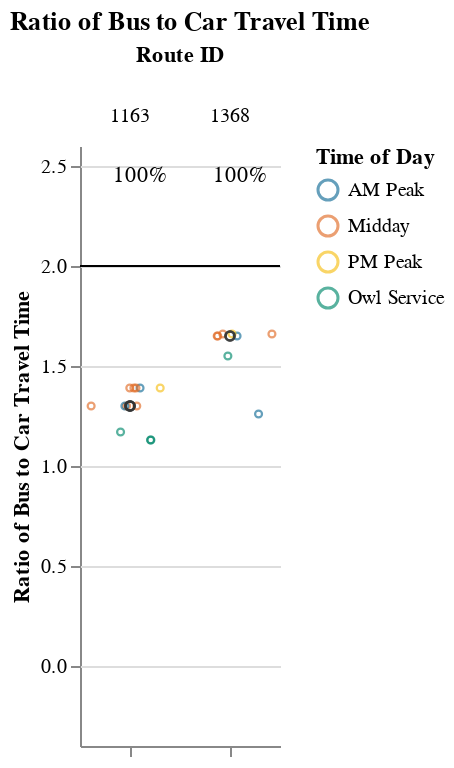
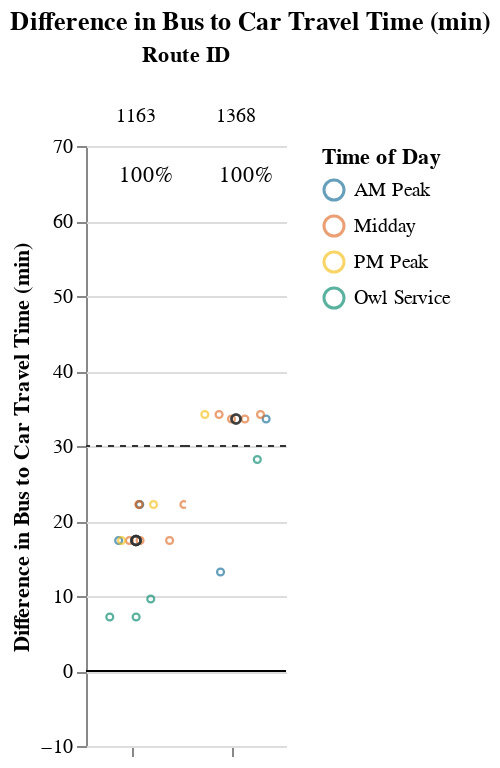

These figures' notebook cell, in order:
### Markdown cell above
### Medium Routes (1-1.5 hrs)

### Code cell
route_group = "medium"
try:
    display_charts_for_route_group(df, route_group)
except:
    print("No routes meet this criteria.")

### Figure 1 — Vega-Lite specification as saved in the notebook (floating-point values rounded to 4 significant figures)
{"config": {"view": {"continuousWidth": 400, "continuousHeight": 300, "stroke": null}, "facet": {"spacing": 0}}, "data": {"name": "data-5514eedc28bfa8a14447087f634d177f"}, "facet": {"column": {"field": "route_id", "sort": ["1163", "1368"], "title": "Route ID", "type": "nominal"}}, "spec": {"layer": [{"mark": "rule", "encoding": {"color": {"value": "black"}, "y": {"field": "cutoff", "type": "quantitative"}}, "selection": {"selector003": {"type": "interval", "bind": "scales", "encodings": ["x", "y"]}}}, {"mark": {"type": "point", "opacity": 0.65, "size": 12, "strokeWidth": 1.1}, "encoding": {"color": {"field": "time_of_day", "scale": {"range": ["#136C97", "#E16B26", "#F6BF16", "#00896B", "#7790A3", "#5B559C"]}, "sort": ["AM Peak", "Midday", "PM Peak", "Owl Service"], "title": "Time of Day", "type": "nominal"}, "tooltip": [{"field": "route_id", "type": "nominal"}, {"field": "trip_id", "type": "nominal"}, {"field": "service_hours", "type": "quantitative"}, {"field": "car_duration_hours", "type": "quantitative"}, {"field": "bus_multiplier", "type": "quantitative"}, {"field": "bus_difference", "type": "quantitative"}, {"field": "num_trips", "type": "quantitative"}, {"field": "num_competitive", "type": "quantitative"}, {"field": "pct_trips_competitive", "type": "quantitative"}, {"field": "p25", "type": "quantitative"}, {"field": "p50", "type": "quantitative"}, {"field": "p75", "type": "quantitative"}], "x": {"axis": {"grid": false, "labels": false, "ticks": true, "values": [0]}, "field": "jitter", "scale": {}, "title": null, "type": "quantitative"}, "y": {"field": "bus_multiplier", "scale": {"domain": [-0.25, 2.5]}, "title": "Ratio of Bus to Car Travel Time", "type": "quantitative"}}, "transform": [{"calculate": "sqrt(-2*log(random()))*cos(2*PI*random())", "as": "jitter"}], "width": 50}, {"layer": [{"mark": {"type": "point", "opacity": 0.6, "size": 20, "strokeWidth": 1.3}, "encoding": {"color": {"value": "#323434"}, "y": {"field": "bus_multiplier", "type": "quantitative"}}, "transform": [{"filter": "(datum.p50_trip === 1)"}]}, {"mark": {"type": "text", "align": "center", "baseline": "middle"}, "encoding": {"color": {"value": "black"}, "text": {"field": "pct_trips_competitive", "format": ".0%", "type": "quantitative"}, "tooltip": [{"field": "route_id", "type": "nominal"}, {"field": "trip_id", "type": "nominal"}, {"field": "service_hours", "type": "quantitative"}, {"field": "car_duration_hours", "type": "quantitative"}, {"field": "bus_multiplier", "type": "quantitative"}, {"field": "bus_difference", "type": "quantitative"}, {"field": "num_trips", "type": "quantitative"}, {"field": "num_competitive", "type": "quantitative"}, {"field": "pct_trips_competitive", "type": "quantitative"}, {"field": "p25", "type": "quantitative"}, {"field": "p50", "type": "quantitative"}, {"field": "p75", "type": "quantitative"}], "x": {"value": 30}, "y": {"value": 15}}, "transform": [{"calculate": "sqrt(-2*log(random()))*cos(2*PI*random())", "as": "jitter"}, {"filter": "(datum.fastest_trip === 1)"}]}]}]}, "resolve": {"scale": {"y": "shared"}}, "title": "Ratio of Bus to Car Travel Time", "$schema": "https://vega.github.io/schema/vega-lite/v4.17.0.json", "datasets": {"data-5514eedc28bfa8a14447087f634d177f": [{"calitp_itp_id": 146, "trip_key": 5211490308251541962, "trip_id": "t_2002771_b_33402_tn_0", "shape_id": "p_3036", "route_id": "1163", "service_hours": 1.08, "trip_first_departure_ts": 75600, "trip_last_arrival_ts": 79500, "departure_hour": 21, "time_of_day": "Owl Service", "p25": 1.25, "p50": 1.25, "p75": 1.33, "p50_trip": 0, "fastest_trip": 1, "car_duration_hours": 0.96, "competitive_route": 1, "bus_multiplier": 1.13, "bus_difference": 7.2, "num_trips": 13, "num_competitive": 13, "pct_trips_competitive": 1.0, "bus_difference_spread": 15.0, "route_group": "medium", "max_trip_hrs": 1.33, "max_trip_route_group": 1.45, "name": "Kern County", "caltrans_district": "06 - Fresno", "drmt_organization_name": null, "cutoff2": 30, "cutoff": 2}, {"calitp_itp_id": 146, "trip_key": 6782577905836505620, "trip_id": "t_2002770_b_33402_tn_0", "shape_id": "p_3036", "route_id": "1163", "service_hours": 1.08, "trip_first_departure_ts": 72000, "trip_last_arrival_ts": 75900, "departure_hour": 20, "time_of_day": "Owl Service", "p25": 1.25, "p50": 1.25, "p75": 1.33, "p50_trip": 0, "fastest_trip": 0, "car_duration_hours": 0.96, "competitive_route": 1, "bus_multiplier": 1.13, "bus_difference": 7.2, "num_trips": 13, "num_competitive": 13, "pct_trips_competitive": 1.0, "bus_difference_spread": 15.0, "route_group": "medium", "max_trip_hrs": 1.33, "max_trip_route_group": 1.45, "name": "Kern County", "caltrans_district": "06 - Fresno", "drmt_organization_name": null, "cutoff2": 30, "cutoff": 2}, {"calitp_itp_id": 146, "trip_key": -6591421217914379953, "trip_id": "t_559714_b_33402_tn_0", "shape_id": "p_3013", "route_id": "1163", "service_hours": 1.12, "trip_first_departure_ts": 21000, "trip_last_arrival_ts": 25020, "departure_hour": 5, "time_of_day": "Owl Service", "p25": 1.25, "p50": 1.25, "p75": 1.33, "p50_trip": 0, "fastest_trip": 0, "car_duration_hours": 0.96, "competitive_route": 1, "bus_multiplier": 1.17, "bus_difference": 9.6, "num_trips": 13, "num_competitive": 13, "pct_trips_competitive": 1.0, "bus_difference_spread": 15.0, "route_group": "medium", "max_trip_hrs": 1.33, "max_trip_route_group": 1.45, "name": "Kern County", "caltrans_district": "06 - Fresno", "drmt_organization_name": null, "cutoff2": 30, "cutoff": 2}, {"calitp_itp_id": 146, "trip_key": 4295720859202590599, "trip_id": "t_2002779_b_33402_tn_0", "shape_id": "p_3034", "route_id": "1163", "service_hours": 1.25, "trip_first_departure_ts": 39600, "trip_last_arrival_ts": 44100, "departure_hour": 11, "time_of_day": "Midday", "p25": 1.25, "p50": 1.25, "p75": 1.33, "p50_trip": 1, "fastest_trip": 0, "car_duration_hours": 0.96, "competitive_route": 1, "bus_multiplier": 1.3, "bus_difference": 17.4, "num_trips": 13, "num_competitive": 13, "pct_trips_competitive": 1.0, "bus_difference_spread": 15.0, "route_group": "medium", "max_trip_hrs": 1.33, "max_trip_route_group": 1.45, "name": "Kern County", "caltrans_district": "06 - Fresno", "drmt_organization_name": null, "cutoff2": 30, "cutoff": 2}, {"calitp_itp_id": 146, "trip_key": 1567663730242643159, "trip_id": "t_2002778_b_33402_tn_0", "shape_id": "p_3034", "route_id": "1163", "service_hours": 1.25, "trip_first_departure_ts": 26400, "trip_last_arrival_ts": 30900, "departure_hour": 7, "time_of_day": "AM Peak", "p25": 1.25, "p50": 1.25, "p75": 1.33, "p50_trip": 1, "fastest_trip": 0, "car_duration_hours": 0.96, "competitive_route": 1, "bus_multiplier": 1.3, "bus_difference": 17.4, "num_trips": 13, "num_competitive": 13, "pct_trips_competitive": 1.0, "bus_difference_spread": 15.0, "route_group": "medium", "max_trip_hrs": 1.33, "max_trip_route_group": 1.45, "name": "Kern County", "caltrans_district": "06 - Fresno", "drmt_organization_name": null, "cutoff2": 30, "cutoff": 2}, {"calitp_itp_id": 146, "trip_key": 8162709824957433861, "trip_id": "t_2002776_b_33402_tn_0", "shape_id": "p_3034", "route_id": "1163", "service_hours": 1.25, "trip_first_departure_ts": 60300, "trip_last_arrival_ts": 64800, "departure_hour": 16, "time_of_day": "Midday", "p25": 1.25, "p50": 1.25, "p75": 1.33, "p50_trip": 1, "fastest_trip": 0, "car_duration_hours": 0.96, "competitive_route": 1, "bus_multiplier": 1.3, "bus_difference": 17.4, "num_trips": 13, "num_competitive": 13, "pct_trips_competitive": 1.0, "bus_difference_spread": 15.0, "route_group": "medium", "max_trip_hrs": 1.33, "max_trip_route_group": 1.45, "name": "Kern County", "caltrans_district": "06 - Fresno", "drmt_organization_name": null, "cutoff2": 30, "cutoff": 2}, {"calitp_itp_id": 146, "trip_key": 6060769906077123396, "trip_id": "t_2002772_b_33402_tn_0", "shape_id": "p_3034", "route_id": "1163", "service_hours": 1.25, "trip_first_departure_ts": 53700, "trip_last_arrival_ts": 58200, "departure_hour": 14, "time_of_day": "Midday", "p25": 1.25, "p50": 1.25, "p75": 1.33, "p50_trip": 1, "fastest_trip": 0, "car_duration_hours": 0.96, "competitive_route": 1, "bus_multiplier": 1.3, "bus_difference": 17.4, "num_trips": 13, "num_competitive": 13, "pct_trips_competitive": 1.0, "bus_difference_spread": 15.0, "route_group": "medium", "max_trip_hrs": 1.33, "max_trip_route_group": 1.45, "name": "Kern County", "caltrans_district": "06 - Fresno", "drmt_organization_name": null, "cutoff2": 30, "cutoff": 2}, {"calitp_itp_id": 146, "trip_key": 3260627009146915986, "trip_id": "t_2002787_b_33402_tn_0", "shape_id": "p_3034", "route_id": "1163", "service_hours": 1.25, "trip_first_departure_ts": 65700, "trip_last_arrival_ts": 70200, "departure_hour": 18, "time_of_day": "PM Peak", "p25": 1.25, "p50": 1.25, "p75": 1.33, "p50_trip": 1, "fastest_trip": 0, "car_duration_hours": 0.96, "competitive_route": 1, "bus_multiplier": 1.3, "bus_difference": 17.4, "num_trips": 13, "num_competitive": 13, "pct_trips_competitive": 1.0, "bus_difference_spread": 15.0, "route_group": "medium", "max_trip_hrs": 1.33, "max_trip_route_group": 1.45, "name": "Kern County", "caltrans_district": "06 - Fresno", "drmt_organization_name": null, "cutoff2": 30, "cutoff": 2}, {"calitp_itp_id": 146, "trip_key": 5015425223725740371, "trip_id": "t_2002775_b_33402_tn_0", "shape_id": "p_3013", "route_id": "1163", "service_hours": 1.33, "trip_first_departure_ts": 54000, "trip_last_arrival_ts": 58800, "departure_hour": 15, "time_of_day": "Midday", "p25": 1.25, "p50": 1.25, "p75": 1.33, "p50_trip": 0, "fastest_trip": 0, "car_duration_hours": 0.96, "competitive_route": 1, "bus_multiplier": 1.39, "bus_difference": 22.2, "num_trips": 13, "num_competitive": 13, "pct_trips_competitive": 1.0, "bus_difference_spread": 15.0, "route_group": "medium", "max_trip_hrs": 1.33, "max_trip_route_group": 1.45, "name": "Kern County", "caltrans_district": "06 - Fresno", "drmt_organization_name": null, "cutoff2": 30, "cutoff": 2}, {"calitp_itp_id": 146, "trip_key": -7388566199753428065, "trip_id": "t_2002807_b_33402_tn_0", "shape_id": "p_3013", "route_id": "1163", "service_hours": 1.33, "trip_first_departure_ts": 34200, "trip_last_arrival_ts": 39000, "departure_hour": 9, "time_of_day": "AM Peak", "p25": 1.25, "p50": 1.25, "p75": 1.33, "p50_trip": 0, "fastest_trip": 0, "car_duration_hours": 0.96, "competitive_route": 1, "bus_multiplier": 1.39, "bus_difference": 22.2, "num_trips": 13, "num_competitive": 13, "pct_trips_competitive": 1.0, "bus_difference_spread": 15.0, "route_group": "medium", "max_trip_hrs": 1.33, "max_trip_route_group": 1.45, "name": "Kern County", "caltrans_district": "06 - Fresno", "drmt_organization_name": null, "cutoff2": 30, "cutoff": 2}, {"calitp_itp_id": 146, "trip_key": 1987559820588106096, "trip_id": "t_2002777_b_33402_tn_0", "shape_id": "p_3013", "route_id": "1163", "service_hours": 1.33, "trip_first_departure_ts": 66600, "trip_last_arrival_ts": 71400, "departure_hour": 18, "time_of_day": "PM Peak", "p25": 1.25, "p50": 1.25, "p75": 1.33, "p50_trip": 0, "fastest_trip": 0, "car_duration_hours": 0.96, "competitive_route": 1, "bus_multiplier": 1.39, "bus_difference": 22.2, "num_trips": 13, "num_competitive": 13, "pct_trips_competitive": 1.0, "bus_difference_spread": 15.0, "route_group": "medium", "max_trip_hrs": 1.33, "max_trip_route_group": 1.45, "name": "Kern County", "caltrans_district": "06 - Fresno", "drmt_organization_name": null, "cutoff2": 30, "cutoff": 2}, {"calitp_itp_id": 146, "trip_key": -1052382042662736337, "trip_id": "t_559741_b_33402_tn_0", "shape_id": "p_3013", "route_id": "1163", "service_hours": 1.33, "trip_first_departure_ts": 59400, "trip_last_arrival_ts": 64200, "departure_hour": 16, "time_of_day": "Midday", "p25": 1.25, "p50": 1.25, "p75": 1.33, "p50_trip": 0, "fastest_trip": 0, "car_duration_hours": 0.96, "competitive_route": 1, "bus_multiplier": 1.39, "bus_difference": 22.2, "num_trips": 13, "num_competitive": 13, "pct_trips_competitive": 1.0, "bus_difference_spread": 15.0, "route_group": "medium", "max_trip_hrs": 1.33, "max_trip_route_group": 1.45, "name": "Kern County", "caltrans_district": "06 - Fresno", "drmt_organization_name": null, "cutoff2": 30, "cutoff": 2}, {"calitp_itp_id": 146, "trip_key": 1418610618519928346, "trip_id": "t_559598_b_33402_tn_0", "shape_id": "p_3013", "route_id": "1163", "service_hours": 1.33, "trip_first_departure_ts": 46800, "trip_last_arrival_ts": 51600, "departure_hour": 13, "time_of_day": "Midday", "p25": 1.25, "p50": 1.25, "p75": 1.33, "p50_trip": 0, "fastest_trip": 0, "car_duration_hours": 0.96, "competitive_route": 1, "bus_multiplier": 1.39, "bus_difference": 22.2, "num_trips": 13, "num_competitive": 13, "pct_trips_competitive": 1.0, "bus_difference_spread": 15.0, "route_group": "medium", "max_trip_hrs": 1.33, "max_trip_route_group": 1.45, "name": "Kern County", "caltrans_district": "06 - Fresno", "drmt_organization_name": null, "cutoff2": 30, "cutoff": 2}, {"calitp_itp_id": 146, "trip_key": 6856244579133650254, "trip_id": "t_1000771_b_33402_tn_0", "shape_id": "p_3017", "route_id": "1368", "service_hours": 1.08, "trip_first_departure_ts": 27600, "trip_last_arrival_ts": 31500, "departure_hour": 7, "time_of_day": "AM Peak", "p25": 1.397, "p50": 1.42, "p75": 1.43, "p50_trip": 0, "fastest_trip": 1, "car_duration_hours": 0.86, "competitive_route": 1, "bus_multiplier": 1.26, "bus_difference": 13.2, "num_trips": 8, "num_competitive": 8, "pct_trips_competitive": 1.0, "bus_difference_spread": 21.0, "route_group": "medium", "max_trip_hrs": 1.43, "max_trip_route_group": 1.45, "name": "Kern County", "caltrans_district": "06 - Fresno", "drmt_organization_name": null, "cutoff2": 30, "cutoff": 2}, {"calitp_itp_id": 146, "trip_key": -534718886449455652, "trip_id": "t_1000772_b_33402_tn_0", "shape_id": "p_899217", "route_id": "1368", "service_hours": 1.33, "trip_first_departure_ts": 21600, "trip_last_arrival_ts": 26400, "departure_hour": 6, "time_of_day": "Owl Service", "p25": 1.397, "p50": 1.42, "p75": 1.43, "p50_trip": 0, "fastest_trip": 0, "car_duration_hours": 0.86, "competitive_route": 1, "bus_multiplier": 1.55, "bus_difference": 28.2, "num_trips": 8, "num_competitive": 8, "pct_trips_competitive": 1.0, "bus_difference_spread": 21.0, "route_group": "medium", "max_trip_hrs": 1.43, "max_trip_route_group": 1.45, "name": "Kern County", "caltrans_district": "06 - Fresno", "drmt_organization_name": null, "cutoff2": 30, "cutoff": 2}, {"calitp_itp_id": 146, "trip_key": 1139510109855465168, "trip_id": "t_1000770_b_33402_tn_0", "shape_id": "p_3079", "route_id": "1368", "service_hours": 1.42, "trip_first_departure_ts": 35100, "trip_last_arrival_ts": 40200, "departure_hour": 9, "time_of_day": "AM Peak", "p25": 1.397, "p50": 1.42, "p75": 1.43, "p50_trip": 1, "fastest_trip": 0, "car_duration_hours": 0.86, "competitive_route": 1, "bus_multiplier": 1.65, "bus_difference": 33.6, "num_trips": 8, "num_competitive": 8, "pct_trips_competitive": 1.0, "bus_difference_spread": 21.0, "route_group": "medium", "max_trip_hrs": 1.43, "max_trip_route_group": 1.45, "name": "Kern County", "caltrans_district": "06 - Fresno", "drmt_organization_name": null, "cutoff2": 30, "cutoff": 2}, {"calitp_itp_id": 146, "trip_key": 2119666496098928337, "trip_id": "t_1000773_b_33402_tn_0", "shape_id": "p_3079", "route_id": "1368", "service_hours": 1.42, "trip_first_departure_ts": 42300, "trip_last_arrival_ts": 47400, "departure_hour": 11, "time_of_day": "Midday", "p25": 1.397, "p50": 1.42, "p75": 1.43, "p50_trip": 1, "fastest_trip": 0, "car_duration_hours": 0.86, "competitive_route": 1, "bus_multiplier": 1.65, "bus_difference": 33.6, "num_trips": 8, "num_competitive": 8, "pct_trips_competitive": 1.0, "bus_difference_spread": 21.0, "route_group": "medium", "max_trip_hrs": 1.43, "max_trip_route_group": 1.45, "name": "Kern County", "caltrans_district": "06 - Fresno", "drmt_organization_name": null, "cutoff2": 30, "cutoff": 2}, {"calitp_itp_id": 146, "trip_key": 5438637202440934147, "trip_id": "t_1000767_b_33402_tn_0", "shape_id": "p_3079", "route_id": "1368", "service_hours": 1.42, "trip_first_departure_ts": 57900, "trip_last_arrival_ts": 63000, "departure_hour": 16, "time_of_day": "Midday", "p25": 1.397, "p50": 1.42, "p75": 1.43, "p50_trip": 1, "fastest_trip": 0, "car_duration_hours": 0.86, "competitive_route": 1, "bus_multiplier": 1.65, "bus_difference": 33.6, "num_trips": 8, "num_competitive": 8, "pct_trips_competitive": 1.0, "bus_difference_spread": 21.0, "route_group": "medium", "max_trip_hrs": 1.43, "max_trip_route_group": 1.45, "name": "Kern County", "caltrans_district": "06 - Fresno", "drmt_organization_name": null, "cutoff2": 30, "cutoff": 2}, {"calitp_itp_id": 146, "trip_key": -6187649095625325395, "trip_id": "t_1000769_b_33402_tn_0", "shape_id": "p_3019", "route_id": "1368", "service_hours": 1.43, "trip_first_departure_ts": 48600, "trip_last_arrival_ts": 53760, "departure_hour": 13, "time_of_day": "Midday", "p25": 1.397, "p50": 1.42, "p75": 1.43, "p50_trip": 0, "fastest_trip": 0, "car_duration_hours": 0.86, "competitive_route": 1, "bus_multiplier": 1.66, "bus_difference": 34.2, "num_trips": 8, "num_competitive": 8, "pct_trips_competitive": 1.0, "bus_difference_spread": 21.0, "route_group": "medium", "max_trip_hrs": 1.43, "max_trip_route_group": 1.45, "name": "Kern County", "caltrans_district": "06 - Fresno", "drmt_organization_name": null, "cutoff2": 30, "cutoff": 2}, {"calitp_itp_id": 146, "trip_key": 2078968315892729280, "trip_id": "t_1000768_b_33402_tn_0", "shape_id": "p_3019", "route_id": "1368", "service_hours": 1.43, "trip_first_departure_ts": 42360, "trip_last_arrival_ts": 47520, "departure_hour": 11, "time_of_day": "Midday", "p25": 1.397, "p50": 1.42, "p75": 1.43, "p50_trip": 0, "fastest_trip": 0, "car_duration_hours": 0.86, "competitive_route": 1, "bus_multiplier": 1.66, "bus_difference": 34.2, "num_trips": 8, "num_competitive": 8, "pct_trips_competitive": 1.0, "bus_difference_spread": 21.0, "route_group": "medium", "max_trip_hrs": 1.43, "max_trip_route_group": 1.45, "name": "Kern County", "caltrans_district": "06 - Fresno", "drmt_organization_name": null, "cutoff2": 30, "cutoff": 2}, {"calitp_itp_id": 146, "trip_key": 8634311857308263290, "trip_id": "t_1000774_b_33402_tn_0", "shape_id": "p_3019", "route_id": "1368", "service_hours": 1.43, "trip_first_departure_ts": 64320, "trip_last_arrival_ts": 69480, "departure_hour": 17, "time_of_day": "PM Peak", "p25": 1.397, "p50": 1.42, "p75": 1.43, "p50_trip": 0, "fastest_trip": 0, "car_duration_hours": 0.86, "competitive_route": 1, "bus_multiplier": 1.66, "bus_difference": 34.2, "num_trips": 8, "num_competitive": 8, "pct_trips_competitive": 1.0, "bus_difference_spread": 21.0, "route_group": "medium", "max_trip_hrs": 1.43, "max_trip_route_group": 1.45, "name": "Kern County", "caltrans_district": "06 - Fresno", "drmt_organization_name": null, "cutoff2": 30, "cutoff": 2}]}}

### Figure 2 — Vega-Lite specification as saved in the notebook (floating-point values rounded to 4 significant figures)
{"config": {"view": {"continuousWidth": 400, "continuousHeight": 300, "stroke": null}, "facet": {"spacing": 0}}, "data": {"name": "data-09b66b426a9a5b8e8a74d083550751a2"}, "facet": {"column": {"field": "route_id", "sort": ["1163", "1368"], "title": "Route ID", "type": "nominal"}}, "spec": {"layer": [{"mark": "rule", "encoding": {"color": {"value": "black"}, "y": {"field": "cutoff", "type": "quantitative"}}, "selection": {"selector004": {"type": "interval", "bind": "scales", "encodings": ["x", "y"]}}}, {"mark": {"type": "rule", "strokeDash": [3, 3]}, "encoding": {"color": {"value": "#323434"}, "y": {"field": "cutoff2", "type": "quantitative"}}}, {"mark": {"type": "point", "opacity": 0.65, "size": 12, "strokeWidth": 1.1}, "encoding": {"color": {"field": "time_of_day", "scale": {"range": ["#136C97", "#E16B26", "#F6BF16", "#00896B", "#7790A3", "#5B559C"]}, "sort": ["AM Peak", "Midday", "PM Peak", "Owl Service"], "title": "Time of Day", "type": "nominal"}, "tooltip": [{"field": "route_id", "type": "nominal"}, {"field": "trip_id", "type": "nominal"}, {"field": "service_hours", "type": "quantitative"}, {"field": "car_duration_hours", "type": "quantitative"}, {"field": "bus_multiplier", "type": "quantitative"}, {"field": "bus_difference", "type": "quantitative"}, {"field": "num_trips", "type": "quantitative"}, {"field": "num_competitive", "type": "quantitative"}, {"field": "pct_trips_competitive", "type": "quantitative"}, {"field": "p25", "type": "quantitative"}, {"field": "p50", "type": "quantitative"}, {"field": "p75", "type": "quantitative"}], "x": {"axis": {"grid": false, "labels": false, "ticks": true, "values": [0]}, "field": "jitter", "scale": {}, "title": null, "type": "quantitative"}, "y": {"field": "bus_difference", "scale": {"domain": [-5, 69.6]}, "title": "Difference in Bus to Car Travel Time (min)", "type": "quantitative"}}, "transform": [{"calculate": "sqrt(-2*log(random()))*cos(2*PI*random())", "as": "jitter"}], "width": 50}, {"layer": [{"mark": {"type": "point", "opacity": 0.6, "size": 20, "strokeWidth": 1.3}, "encoding": {"color": {"value": "#323434"}, "y": {"field": "bus_difference", "type": "quantitative"}}, "transform": [{"filter": "(datum.p50_trip === 1)"}]}, {"mark": {"type": "text", "align": "center", "baseline": "middle"}, "encoding": {"color": {"value": "black"}, "text": {"field": "pct_trips_competitive", "format": ".0%", "type": "quantitative"}, "tooltip": [{"field": "route_id", "type": "nominal"}, {"field": "trip_id", "type": "nominal"}, {"field": "service_hours", "type": "quantitative"}, {"field": "car_duration_hours", "type": "quantitative"}, {"field": "bus_multiplier", "type": "quantitative"}, {"field": "bus_difference", "type": "quantitative"}, {"field": "num_trips", "type": "quantitative"}, {"field": "num_competitive", "type": "quantitative"}, {"field": "pct_trips_competitive", "type": "quantitative"}, {"field": "p25", "type": "quantitative"}, {"field": "p50", "type": "quantitative"}, {"field": "p75", "type": "quantitative"}], "x": {"value": 30}, "y": {"value": 15}}, "transform": [{"calculate": "sqrt(-2*log(random()))*cos(2*PI*random())", "as": "jitter"}, {"filter": "(datum.fastest_trip === 1)"}]}]}]}, "resolve": {"scale": {"y": "shared"}}, "title": "Difference in Bus to Car Travel Time (min)", "$schema": "https://vega.github.io/schema/vega-lite/v4.17.0.json", "datasets": {"data-09b66b426a9a5b8e8a74d083550751a2": [{"calitp_itp_id": 146, "trip_key": 5211490308251541962, "trip_id": "t_2002771_b_33402_tn_0", "shape_id": "p_3036", "route_id": "1163", "service_hours": 1.08, "trip_first_departure_ts": 75600, "trip_last_arrival_ts": 79500, "departure_hour": 21, "time_of_day": "Owl Service", "p25": 1.25, "p50": 1.25, "p75": 1.33, "p50_trip": 0, "fastest_trip": 1, "car_duration_hours": 0.96, "competitive_route": 1, "bus_multiplier": 1.13, "bus_difference": 7.2, "num_trips": 13, "num_competitive": 13, "pct_trips_competitive": 1.0, "bus_difference_spread": 15.0, "route_group": "medium", "max_trip_hrs": 1.33, "max_trip_route_group": 1.45, "name": "Kern County", "caltrans_district": "06 - Fresno", "drmt_organization_name": null, "cutoff2": 30, "cutoff": 0}, {"calitp_itp_id": 146, "trip_key": 6782577905836505620, "trip_id": "t_2002770_b_33402_tn_0", "shape_id": "p_3036", "route_id": "1163", "service_hours": 1.08, "trip_first_departure_ts": 72000, "trip_last_arrival_ts": 75900, "departure_hour": 20, "time_of_day": "Owl Service", "p25": 1.25, "p50": 1.25, "p75": 1.33, "p50_trip": 0, "fastest_trip": 0, "car_duration_hours": 0.96, "competitive_route": 1, "bus_multiplier": 1.13, "bus_difference": 7.2, "num_trips": 13, "num_competitive": 13, "pct_trips_competitive": 1.0, "bus_difference_spread": 15.0, "route_group": "medium", "max_trip_hrs": 1.33, "max_trip_route_group": 1.45, "name": "Kern County", "caltrans_district": "06 - Fresno", "drmt_organization_name": null, "cutoff2": 30, "cutoff": 0}, {"calitp_itp_id": 146, "trip_key": -6591421217914379953, "trip_id": "t_559714_b_33402_tn_0", "shape_id": "p_3013", "route_id": "1163", "service_hours": 1.12, "trip_first_departure_ts": 21000, "trip_last_arrival_ts": 25020, "departure_hour": 5, "time_of_day": "Owl Service", "p25": 1.25, "p50": 1.25, "p75": 1.33, "p50_trip": 0, "fastest_trip": 0, "car_duration_hours": 0.96, "competitive_route": 1, "bus_multiplier": 1.17, "bus_difference": 9.6, "num_trips": 13, "num_competitive": 13, "pct_trips_competitive": 1.0, "bus_difference_spread": 15.0, "route_group": "medium", "max_trip_hrs": 1.33, "max_trip_route_group": 1.45, "name": "Kern County", "caltrans_district": "06 - Fresno", "drmt_organization_name": null, "cutoff2": 30, "cutoff": 0}, {"calitp_itp_id": 146, "trip_key": 4295720859202590599, "trip_id": "t_2002779_b_33402_tn_0", "shape_id": "p_3034", "route_id": "1163", "service_hours": 1.25, "trip_first_departure_ts": 39600, "trip_last_arrival_ts": 44100, "departure_hour": 11, "time_of_day": "Midday", "p25": 1.25, "p50": 1.25, "p75": 1.33, "p50_trip": 1, "fastest_trip": 0, "car_duration_hours": 0.96, "competitive_route": 1, "bus_multiplier": 1.3, "bus_difference": 17.4, "num_trips": 13, "num_competitive": 13, "pct_trips_competitive": 1.0, "bus_difference_spread": 15.0, "route_group": "medium", "max_trip_hrs": 1.33, "max_trip_route_group": 1.45, "name": "Kern County", "caltrans_district": "06 - Fresno", "drmt_organization_name": null, "cutoff2": 30, "cutoff": 0}, {"calitp_itp_id": 146, "trip_key": 1567663730242643159, "trip_id": "t_2002778_b_33402_tn_0", "shape_id": "p_3034", "route_id": "1163", "service_hours": 1.25, "trip_first_departure_ts": 26400, "trip_last_arrival_ts": 30900, "departure_hour": 7, "time_of_day": "AM Peak", "p25": 1.25, "p50": 1.25, "p75": 1.33, "p50_trip": 1, "fastest_trip": 0, "car_duration_hours": 0.96, "competitive_route": 1, "bus_multiplier": 1.3, "bus_difference": 17.4, "num_trips": 13, "num_competitive": 13, "pct_trips_competitive": 1.0, "bus_difference_spread": 15.0, "route_group": "medium", "max_trip_hrs": 1.33, "max_trip_route_group": 1.45, "name": "Kern County", "caltrans_district": "06 - Fresno", "drmt_organization_name": null, "cutoff2": 30, "cutoff": 0}, {"calitp_itp_id": 146, "trip_key": 8162709824957433861, "trip_id": "t_2002776_b_33402_tn_0", "shape_id": "p_3034", "route_id": "1163", "service_hours": 1.25, "trip_first_departure_ts": 60300, "trip_last_arrival_ts": 64800, "departure_hour": 16, "time_of_day": "Midday", "p25": 1.25, "p50": 1.25, "p75": 1.33, "p50_trip": 1, "fastest_trip": 0, "car_duration_hours": 0.96, "competitive_route": 1, "bus_multiplier": 1.3, "bus_difference": 17.4, "num_trips": 13, "num_competitive": 13, "pct_trips_competitive": 1.0, "bus_difference_spread": 15.0, "route_group": "medium", "max_trip_hrs": 1.33, "max_trip_route_group": 1.45, "name": "Kern County", "caltrans_district": "06 - Fresno", "drmt_organization_name": null, "cutoff2": 30, "cutoff": 0}, {"calitp_itp_id": 146, "trip_key": 6060769906077123396, "trip_id": "t_2002772_b_33402_tn_0", "shape_id": "p_3034", "route_id": "1163", "service_hours": 1.25, "trip_first_departure_ts": 53700, "trip_last_arrival_ts": 58200, "departure_hour": 14, "time_of_day": "Midday", "p25": 1.25, "p50": 1.25, "p75": 1.33, "p50_trip": 1, "fastest_trip": 0, "car_duration_hours": 0.96, "competitive_route": 1, "bus_multiplier": 1.3, "bus_difference": 17.4, "num_trips": 13, "num_competitive": 13, "pct_trips_competitive": 1.0, "bus_difference_spread": 15.0, "route_group": "medium", "max_trip_hrs": 1.33, "max_trip_route_group": 1.45, "name": "Kern County", "caltrans_district": "06 - Fresno", "drmt_organization_name": null, "cutoff2": 30, "cutoff": 0}, {"calitp_itp_id": 146, "trip_key": 3260627009146915986, "trip_id": "t_2002787_b_33402_tn_0", "shape_id": "p_3034", "route_id": "1163", "service_hours": 1.25, "trip_first_departure_ts": 65700, "trip_last_arrival_ts": 70200, "departure_hour": 18, "time_of_day": "PM Peak", "p25": 1.25, "p50": 1.25, "p75": 1.33, "p50_trip": 1, "fastest_trip": 0, "car_duration_hours": 0.96, "competitive_route": 1, "bus_multiplier": 1.3, "bus_difference": 17.4, "num_trips": 13, "num_competitive": 13, "pct_trips_competitive": 1.0, "bus_difference_spread": 15.0, "route_group": "medium", "max_trip_hrs": 1.33, "max_trip_route_group": 1.45, "name": "Kern County", "caltrans_district": "06 - Fresno", "drmt_organization_name": null, "cutoff2": 30, "cutoff": 0}, {"calitp_itp_id": 146, "trip_key": 5015425223725740371, "trip_id": "t_2002775_b_33402_tn_0", "shape_id": "p_3013", "route_id": "1163", "service_hours": 1.33, "trip_first_departure_ts": 54000, "trip_last_arrival_ts": 58800, "departure_hour": 15, "time_of_day": "Midday", "p25": 1.25, "p50": 1.25, "p75": 1.33, "p50_trip": 0, "fastest_trip": 0, "car_duration_hours": 0.96, "competitive_route": 1, "bus_multiplier": 1.39, "bus_difference": 22.2, "num_trips": 13, "num_competitive": 13, "pct_trips_competitive": 1.0, "bus_difference_spread": 15.0, "route_group": "medium", "max_trip_hrs": 1.33, "max_trip_route_group": 1.45, "name": "Kern County", "caltrans_district": "06 - Fresno", "drmt_organization_name": null, "cutoff2": 30, "cutoff": 0}, {"calitp_itp_id": 146, "trip_key": -7388566199753428065, "trip_id": "t_2002807_b_33402_tn_0", "shape_id": "p_3013", "route_id": "1163", "service_hours": 1.33, "trip_first_departure_ts": 34200, "trip_last_arrival_ts": 39000, "departure_hour": 9, "time_of_day": "AM Peak", "p25": 1.25, "p50": 1.25, "p75": 1.33, "p50_trip": 0, "fastest_trip": 0, "car_duration_hours": 0.96, "competitive_route": 1, "bus_multiplier": 1.39, "bus_difference": 22.2, "num_trips": 13, "num_competitive": 13, "pct_trips_competitive": 1.0, "bus_difference_spread": 15.0, "route_group": "medium", "max_trip_hrs": 1.33, "max_trip_route_group": 1.45, "name": "Kern County", "caltrans_district": "06 - Fresno", "drmt_organization_name": null, "cutoff2": 30, "cutoff": 0}, {"calitp_itp_id": 146, "trip_key": 1987559820588106096, "trip_id": "t_2002777_b_33402_tn_0", "shape_id": "p_3013", "route_id": "1163", "service_hours": 1.33, "trip_first_departure_ts": 66600, "trip_last_arrival_ts": 71400, "departure_hour": 18, "time_of_day": "PM Peak", "p25": 1.25, "p50": 1.25, "p75": 1.33, "p50_trip": 0, "fastest_trip": 0, "car_duration_hours": 0.96, "competitive_route": 1, "bus_multiplier": 1.39, "bus_difference": 22.2, "num_trips": 13, "num_competitive": 13, "pct_trips_competitive": 1.0, "bus_difference_spread": 15.0, "route_group": "medium", "max_trip_hrs": 1.33, "max_trip_route_group": 1.45, "name": "Kern County", "caltrans_district": "06 - Fresno", "drmt_organization_name": null, "cutoff2": 30, "cutoff": 0}, {"calitp_itp_id": 146, "trip_key": -1052382042662736337, "trip_id": "t_559741_b_33402_tn_0", "shape_id": "p_3013", "route_id": "1163", "service_hours": 1.33, "trip_first_departure_ts": 59400, "trip_last_arrival_ts": 64200, "departure_hour": 16, "time_of_day": "Midday", "p25": 1.25, "p50": 1.25, "p75": 1.33, "p50_trip": 0, "fastest_trip": 0, "car_duration_hours": 0.96, "competitive_route": 1, "bus_multiplier": 1.39, "bus_difference": 22.2, "num_trips": 13, "num_competitive": 13, "pct_trips_competitive": 1.0, "bus_difference_spread": 15.0, "route_group": "medium", "max_trip_hrs": 1.33, "max_trip_route_group": 1.45, "name": "Kern County", "caltrans_district": "06 - Fresno", "drmt_organization_name": null, "cutoff2": 30, "cutoff": 0}, {"calitp_itp_id": 146, "trip_key": 1418610618519928346, "trip_id": "t_559598_b_33402_tn_0", "shape_id": "p_3013", "route_id": "1163", "service_hours": 1.33, "trip_first_departure_ts": 46800, "trip_last_arrival_ts": 51600, "departure_hour": 13, "time_of_day": "Midday", "p25": 1.25, "p50": 1.25, "p75": 1.33, "p50_trip": 0, "fastest_trip": 0, "car_duration_hours": 0.96, "competitive_route": 1, "bus_multiplier": 1.39, "bus_difference": 22.2, "num_trips": 13, "num_competitive": 13, "pct_trips_competitive": 1.0, "bus_difference_spread": 15.0, "route_group": "medium", "max_trip_hrs": 1.33, "max_trip_route_group": 1.45, "name": "Kern County", "caltrans_district": "06 - Fresno", "drmt_organization_name": null, "cutoff2": 30, "cutoff": 0}, {"calitp_itp_id": 146, "trip_key": 6856244579133650254, "trip_id": "t_1000771_b_33402_tn_0", "shape_id": "p_3017", "route_id": "1368", "service_hours": 1.08, "trip_first_departure_ts": 27600, "trip_last_arrival_ts": 31500, "departure_hour": 7, "time_of_day": "AM Peak", "p25": 1.397, "p50": 1.42, "p75": 1.43, "p50_trip": 0, "fastest_trip": 1, "car_duration_hours": 0.86, "competitive_route": 1, "bus_multiplier": 1.26, "bus_difference": 13.2, "num_trips": 8, "num_competitive": 8, "pct_trips_competitive": 1.0, "bus_difference_spread": 21.0, "route_group": "medium", "max_trip_hrs": 1.43, "max_trip_route_group": 1.45, "name": "Kern County", "caltrans_district": "06 - Fresno", "drmt_organization_name": null, "cutoff2": 30, "cutoff": 0}, {"calitp_itp_id": 146, "trip_key": -534718886449455652, "trip_id": "t_1000772_b_33402_tn_0", "shape_id": "p_899217", "route_id": "1368", "service_hours": 1.33, "trip_first_departure_ts": 21600, "trip_last_arrival_ts": 26400, "departure_hour": 6, "time_of_day": "Owl Service", "p25": 1.397, "p50": 1.42, "p75": 1.43, "p50_trip": 0, "fastest_trip": 0, "car_duration_hours": 0.86, "competitive_route": 1, "bus_multiplier": 1.55, "bus_difference": 28.2, "num_trips": 8, "num_competitive": 8, "pct_trips_competitive": 1.0, "bus_difference_spread": 21.0, "route_group": "medium", "max_trip_hrs": 1.43, "max_trip_route_group": 1.45, "name": "Kern County", "caltrans_district": "06 - Fresno", "drmt_organization_name": null, "cutoff2": 30, "cutoff": 0}, {"calitp_itp_id": 146, "trip_key": 1139510109855465168, "trip_id": "t_1000770_b_33402_tn_0", "shape_id": "p_3079", "route_id": "1368", "service_hours": 1.42, "trip_first_departure_ts": 35100, "trip_last_arrival_ts": 40200, "departure_hour": 9, "time_of_day": "AM Peak", "p25": 1.397, "p50": 1.42, "p75": 1.43, "p50_trip": 1, "fastest_trip": 0, "car_duration_hours": 0.86, "competitive_route": 1, "bus_multiplier": 1.65, "bus_difference": 33.6, "num_trips": 8, "num_competitive": 8, "pct_trips_competitive": 1.0, "bus_difference_spread": 21.0, "route_group": "medium", "max_trip_hrs": 1.43, "max_trip_route_group": 1.45, "name": "Kern County", "caltrans_district": "06 - Fresno", "drmt_organization_name": null, "cutoff2": 30, "cutoff": 0}, {"calitp_itp_id": 146, "trip_key": 2119666496098928337, "trip_id": "t_1000773_b_33402_tn_0", "shape_id": "p_3079", "route_id": "1368", "service_hours": 1.42, "trip_first_departure_ts": 42300, "trip_last_arrival_ts": 47400, "departure_hour": 11, "time_of_day": "Midday", "p25": 1.397, "p50": 1.42, "p75": 1.43, "p50_trip": 1, "fastest_trip": 0, "car_duration_hours": 0.86, "competitive_route": 1, "bus_multiplier": 1.65, "bus_difference": 33.6, "num_trips": 8, "num_competitive": 8, "pct_trips_competitive": 1.0, "bus_difference_spread": 21.0, "route_group": "medium", "max_trip_hrs": 1.43, "max_trip_route_group": 1.45, "name": "Kern County", "caltrans_district": "06 - Fresno", "drmt_organization_name": null, "cutoff2": 30, "cutoff": 0}, {"calitp_itp_id": 146, "trip_key": 5438637202440934147, "trip_id": "t_1000767_b_33402_tn_0", "shape_id": "p_3079", "route_id": "1368", "service_hours": 1.42, "trip_first_departure_ts": 57900, "trip_last_arrival_ts": 63000, "departure_hour": 16, "time_of_day": "Midday", "p25": 1.397, "p50": 1.42, "p75": 1.43, "p50_trip": 1, "fastest_trip": 0, "car_duration_hours": 0.86, "competitive_route": 1, "bus_multiplier": 1.65, "bus_difference": 33.6, "num_trips": 8, "num_competitive": 8, "pct_trips_competitive": 1.0, "bus_difference_spread": 21.0, "route_group": "medium", "max_trip_hrs": 1.43, "max_trip_route_group": 1.45, "name": "Kern County", "caltrans_district": "06 - Fresno", "drmt_organization_name": null, "cutoff2": 30, "cutoff": 0}, {"calitp_itp_id": 146, "trip_key": -6187649095625325395, "trip_id": "t_1000769_b_33402_tn_0", "shape_id": "p_3019", "route_id": "1368", "service_hours": 1.43, "trip_first_departure_ts": 48600, "trip_last_arrival_ts": 53760, "departure_hour": 13, "time_of_day": "Midday", "p25": 1.397, "p50": 1.42, "p75": 1.43, "p50_trip": 0, "fastest_trip": 0, "car_duration_hours": 0.86, "competitive_route": 1, "bus_multiplier": 1.66, "bus_difference": 34.2, "num_trips": 8, "num_competitive": 8, "pct_trips_competitive": 1.0, "bus_difference_spread": 21.0, "route_group": "medium", "max_trip_hrs": 1.43, "max_trip_route_group": 1.45, "name": "Kern County", "caltrans_district": "06 - Fresno", "drmt_organization_name": null, "cutoff2": 30, "cutoff": 0}, {"calitp_itp_id": 146, "trip_key": 2078968315892729280, "trip_id": "t_1000768_b_33402_tn_0", "shape_id": "p_3019", "route_id": "1368", "service_hours": 1.43, "trip_first_departure_ts": 42360, "trip_last_arrival_ts": 47520, "departure_hour": 11, "time_of_day": "Midday", "p25": 1.397, "p50": 1.42, "p75": 1.43, "p50_trip": 0, "fastest_trip": 0, "car_duration_hours": 0.86, "competitive_route": 1, "bus_multiplier": 1.66, "bus_difference": 34.2, "num_trips": 8, "num_competitive": 8, "pct_trips_competitive": 1.0, "bus_difference_spread": 21.0, "route_group": "medium", "max_trip_hrs": 1.43, "max_trip_route_group": 1.45, "name": "Kern County", "caltrans_district": "06 - Fresno", "drmt_organization_name": null, "cutoff2": 30, "cutoff": 0}, {"calitp_itp_id": 146, "trip_key": 8634311857308263290, "trip_id": "t_1000774_b_33402_tn_0", "shape_id": "p_3019", "route_id": "1368", "service_hours": 1.43, "trip_first_departure_ts": 64320, "trip_last_arrival_ts": 69480, "departure_hour": 17, "time_of_day": "PM Peak", "p25": 1.397, "p50": 1.42, "p75": 1.43, "p50_trip": 0, "fastest_trip": 0, "car_duration_hours": 0.86, "competitive_route": 1, "bus_multiplier": 1.66, "bus_difference": 34.2, "num_trips": 8, "num_competitive": 8, "pct_trips_competitive": 1.0, "bus_difference_spread": 21.0, "route_group": "medium", "max_trip_hrs": 1.43, "max_trip_route_group": 1.45, "name": "Kern County", "caltrans_district": "06 - Fresno", "drmt_organization_name": null, "cutoff2": 30, "cutoff": 0}]}}
